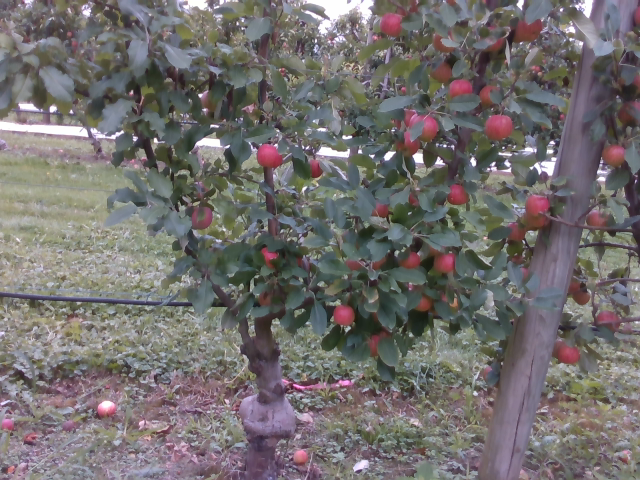
#> input picture Data/R01N09_Summer_RGB-12-42-7.png, 640 x 480 px
$ python -i 30_compare_matching_methods.py   (imports and definitions only)
#> lines starting #> are read from the running program, lines starting #| are printed output that depends on the picture; after the words box and inside, x2 and y2 are one past the last pixel; in counts of white or black regions, pixels touching at a corner belong together
"""30_compare_matching_methods.py — MMA3001 controlled summer/winter matching.

Run from project root: python code/30_compare_matching_methods.py
Requires numpy, pandas, scipy, Pillow, matplotlib.
No manual mask, prior script output, or precomputed CSV is required.

All compared methods use identical identities/gallery. Set GALLERY_SIZE to 113
for comparability with earlier experiments; the *identities may differ*.
Geometric features from a thresholded component are EXPLORATORY: prior
visual validation demonstrated poor segmentation usability.
"""
from pathlib import Path
from time import perf_counter
import re
import csv
import numpy as np
import pandas as pd
from PIL import Image
from scipy.ndimage import label, binary_closing, binary_opening
from scipy.ndimage import generate_binary_structure
import matplotlib
# [1 line not run here, left out]
import matplotlib.pyplot as plt

PROJECT = Path(__file__).resolve().parent.parent
OUTPUT = PROJECT / 'results' / 'matching_comparison'
GALLERY_SIZE = 113
RANDOM_SEED = 2026
THRESHOLD = 80
# Match both seasons with the SAME geometry extraction algorithm.
# Do not use Summer_GT: it would create an asymmetric, unfair comparison.


# [21 lines left out: function discover, not called in this run]


def image_array(path):
    return np.asarray(Image.open(path).convert('L'), dtype=np.float64)


# [5 lines left out: function cell_features, not called in this run]


def global_features(img):
    return np.asarray(cell_features(img), float)


# [4 lines left out: function spatial_features, not called in this run]


def geometry_features(img):
    """Coarse, symmetric geometric shape descriptors.

    No assumption that the selected foreground is a correctly isolated tree.
    These are exploratory image-shape features, NOT verified branch measures.
    """
    binary = img >= THRESHOLD
    binary = binary_opening(binary, iterations=1)
    binary = binary_closing(binary, iterations=2)
    lab, count = label(binary, structure=generate_binary_structure(2, 2))
    h, w = img.shape
    if count == 0:
        return np.full(8, np.nan)
    # Select component with greatest vertical extent, preferring centre;
    # penalty for huge horizontal ground-like components.
    best, best_score = None, -np.inf
    for k in range(1, count + 1):
        yy, xx = np.where(lab == k)
        if len(xx) < 100:
            continue
        span_y = yy.max()-yy.min()+1
        span_x = xx.max()-xx.min()+1
        centre = np.median(xx)
        score = 2*span_y/h - span_x/w - abs(centre-w/2)/w
        if score > best_score:
            best, best_score = (yy, xx), score
    if best is None:
        return np.full(8, np.nan)
    yy, xx = best
    y_min, y_max = yy.min(), yy.max()
    height = max(1, y_max-y_min)
    widths, offsets = [], []
    for frac in (0.25, 0.50, 0.75):
        row = y_min + int(round(height*frac))
        # use short vertical window to reduce single-row noise
        present = xx[np.abs(yy - row) <= 2]
        if len(present) < 2:
            widths.append(np.nan)
            offsets.append(np.nan)
        else:
            widths.append(float((present.max()-present.min()+1)/w))
            offsets.append(float(((present.max()+present.min())/2 - w/2)/w))
    if not np.all(np.isfinite(widths + offsets)):
        return np.full(8, np.nan)
    # Normalise by image dimensions, not per-tree labels or oracle masks
    return np.asarray([
        widths[0], widths[1], widths[2],
        offsets[0], offsets[1], offsets[2],
        float(height/h), float(len(xx)/(h*w))
    ])


METHODS = {'global': global_features, 'spatial_3x3': spatial_features,
           'geometry_exploratory': geometry_features}


# [103 lines left out: functions compare, main, not called in this run]


# [2 lines not run here, left out]

>>> import cv2
>>> picture = cv2.imread('../Data/R01N09_Summer_RGB-12-42-7.png', cv2.IMREAD_GRAYSCALE)
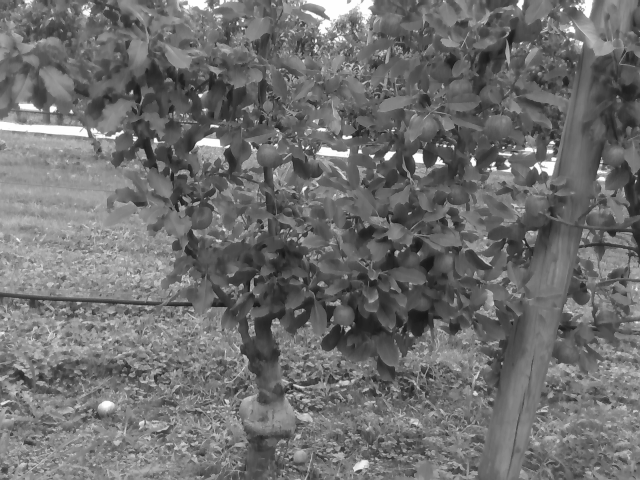
#> picture: shape (480, 640); min 20, max 254, mean 111
>>> result = geometry_features(picture)
#> in geometry_features, `binary = img >= THRESHOLD`:
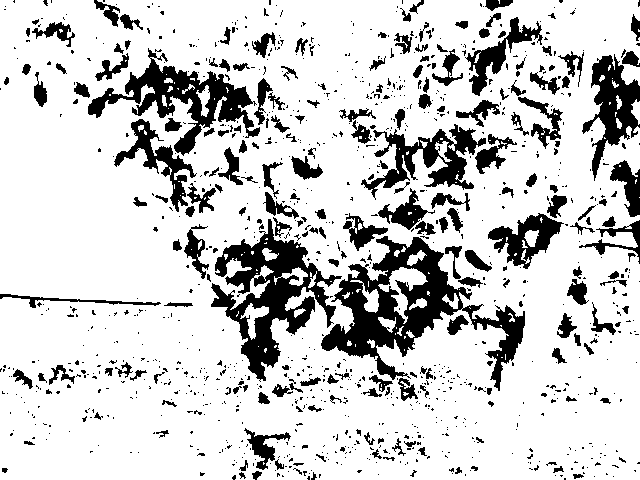
#> binary: shape (480, 640) bool; 80.5% white; 1097 black regions (886 under 20 px), largest, box (x1, y1, x2, y2) and area: (321, 236, 525, 391) 9684, (211, 219, 342, 382) 7395, (88, 48, 260, 156) 5109
#> in geometry_features, `binary = binary_opening(binary, iterations=1)`:
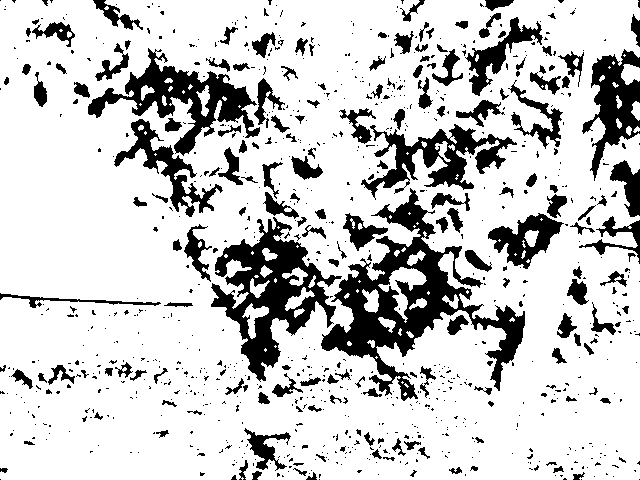
#> binary: shape (480, 640) bool; 79.5% white; 892 black regions (706 under 20 px), largest, box (x1, y1, x2, y2) and area: (321, 188, 525, 401) 11889, (211, 217, 342, 382) 7821, (88, 48, 260, 156) 5400
#> in geometry_features, `binary = binary_closing(binary, iterations=2)`:
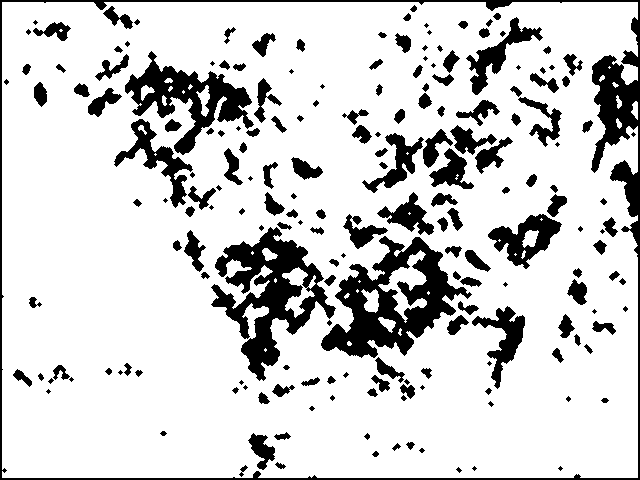
#> binary: shape (480, 640) bool; 81.9% white; 195 black regions (50 under 20 px), largest, box (x1, y1, x2, y2) and area: (0, 0, 640, 480) 8803, (321, 236, 472, 358) 7727, (211, 227, 336, 381) 7231
#> in geometry_features, `lab, count = label(binary, structure=generate_binary_structure(2, 2))`:
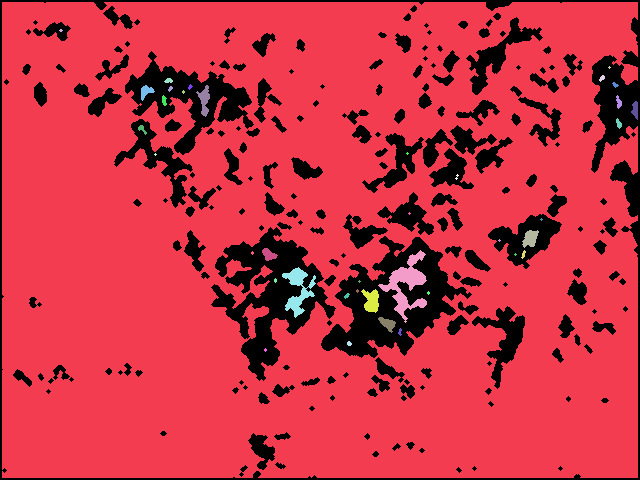
#> lab: shape (480, 640) int32; 40 distinct labels, from 0 to 39; one colour per label, 0 black
#> in geometry_features, `lab, count = label(binary, structure=generate_binary_structure(2, 2))`: count = 39
#> the loop in geometry_features, `for k in range(1, count + 1):` made 39 passes
#> (span_y, span_x, centre, score, best, best_score) on pass 1: (476, 636, 307, 0.969, 247964 positions, rows 2 to 477, columns 2 to 637, 0.969)
#> (yy, xx) on passes 2, 3, 11, 17, 18, 19: ([29, 29, 30, 30, 30, 30, 31, 31], [60, 61, 59, 60, 61, 62, 60, 61]), ([66, 67, 67, 67, 68], [609, 608, 609, 610, 609]), ([90, 91, 91, 91, 92, 92, 92, 93], [183, 182, 183, 184, 182, 183, 184, 183]), ([152, 153, 153, 153, 154], [407, 406, 407, 408, 407]), ([153, 154, 154, 154, 155], [155, 154, 155, 156, 155]), ([174, 175, 175, 175, 176, 177, 178, 178, 178, 179], [457, 456, 457, 458, 457, 456, 455, 456, 457, 456])
#> after the loop in geometry_features, `for k in range(1, count + 1):`: best_score = 0.969
#> in geometry_features, `y_min, y_max = yy.min(), yy.max()`: y_min = 2; y_max = 477
#> in geometry_features, `height = max(1, y_max-y_min)`: height = 475
#> the loop in geometry_features, `for frac in (0.25, 0.50, 0.75):` made 3 passes
#> row on passes 1 to 3: 121, 240, 358
#> after the loop in geometry_features, `for frac in (0.25, 0.50, 0.75):`: offsets = [-0.0281, -0.00234, -0.000781]; widths = [0.939, 0.991, 0.994]
#> result = [0.939, 0.991, 0.994, -0.0281, -0.00234, -0.000781, 0.99, 0.807]

$ run again, on Data/R02N05_Winter_RGB-11-30-35.png
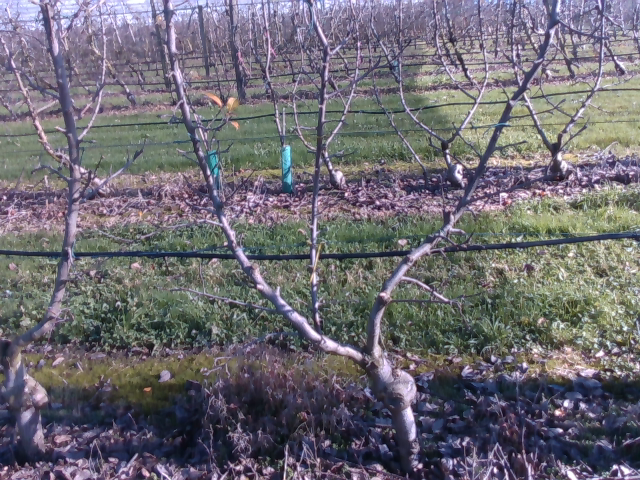
#> input picture Data/R02N05_Winter_RGB-11-30-35.png, 640 x 480 px
#> in geometry_features, `binary = img >= THRESHOLD`:
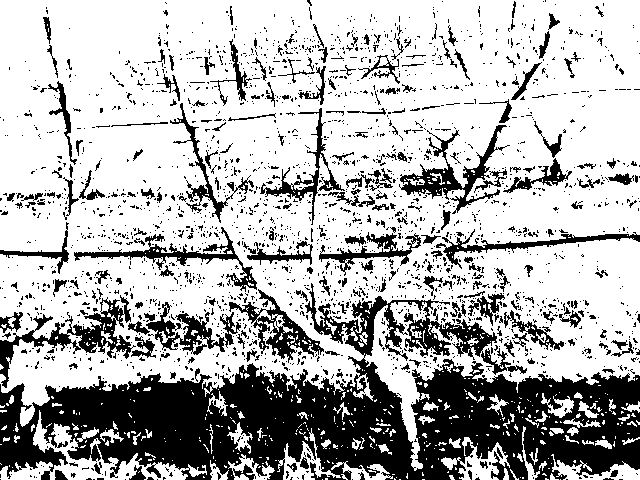
#> binary: shape (480, 640) bool; 70.6% white; 2284 black regions (2056 under 20 px), largest, box (x1, y1, x2, y2) and area: (0, 283, 640, 480) 53365, (0, 295, 136, 388) 2691, (399, 125, 510, 214) 2155
#> in geometry_features, `lab, count = label(binary, structure=generate_binary_structure(2, 2))`:
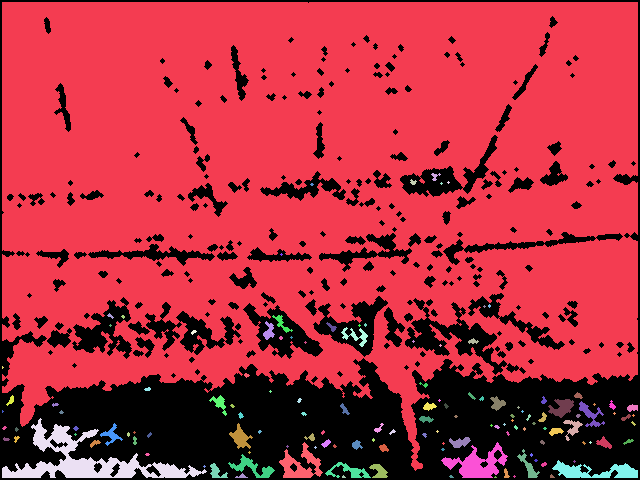
#> lab: shape (480, 640) int32; 135 distinct labels, from 0 to 134; one colour per label, 0 black
#> count = 134
#> the loop in geometry_features, `for k in range(1, count + 1):` made 134 passes
#> (span_y, span_x, centre, score, best, best_score) on pass 1: (469, 636, 315, 0.953, 212950 positions, rows 2 to 470, columns 2 to 637, 0.953)
#> after the loop in geometry_features, `for k in range(1, count + 1):`: best_score = 0.953
#> y_min = 2; y_max = 470
#> height = 468
#> the loop in geometry_features, `for frac in (0.25, 0.50, 0.75):` made 3 passes
#> row on passes 1 to 3: 119, 236, 353
#> after the loop in geometry_features, `for frac in (0.25, 0.50, 0.75):`: offsets = [-0.000781, -0.000781, 0.00781]; widths = [0.994, 0.994, 0.977]
#> result = [0.994, 0.994, 0.977, -0.000781, -0.000781, 0.00781, 0.975, 0.693]

$ run again, on Data/R02N10_Summer_RGB-12-50-29.png
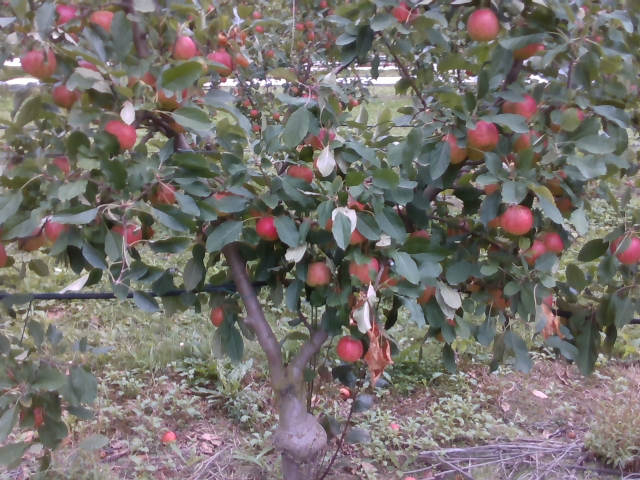
#> input picture Data/R02N10_Summer_RGB-12-50-29.png, 640 x 480 px
#> in geometry_features, `binary = img >= THRESHOLD`:
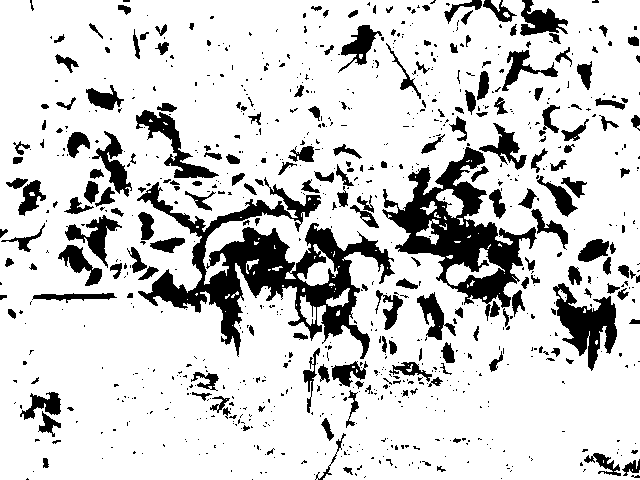
#> binary: shape (480, 640) bool; 81.8% white; 866 black regions (659 under 20 px), largest, box (x1, y1, x2, y2) and area: (137, 177, 395, 359) 13401, (382, 147, 537, 321) 8633, (553, 283, 617, 371) 2552
#> in geometry_features, `lab, count = label(binary, structure=generate_binary_structure(2, 2))`:
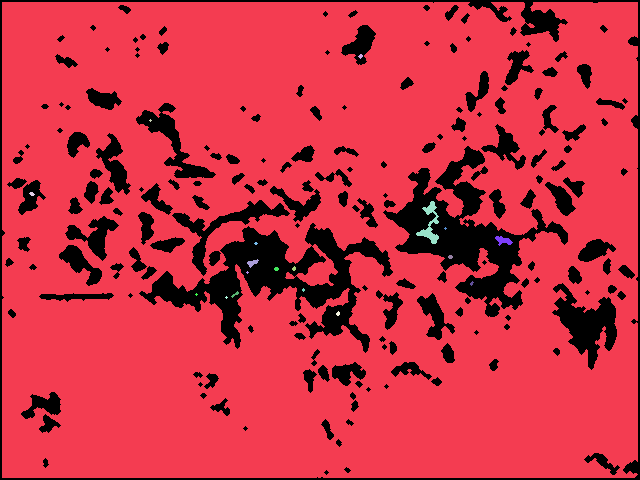
#> lab: shape (480, 640) int32; 20 distinct labels, from 0 to 19; one colour per label, 0 black
#> count = 19
#> the loop in geometry_features, `for k in range(1, count + 1):` made 19 passes
#> (span_y, span_x, centre, score, best, best_score) on pass 1: (476, 636, 310, 0.974, 253506 positions, rows 2 to 477, columns 2 to 637, 0.974)
#> after the loop in geometry_features, `for k in range(1, count + 1):`: best_score = 0.974
#> y_min = 2; y_max = 477
#> height = 475
#> the loop in geometry_features, `for frac in (0.25, 0.50, 0.75):` made 3 passes
#> row on passes 1 to 3: 121, 240, 358
#> after the loop in geometry_features, `for frac in (0.25, 0.50, 0.75):`: offsets = [-0.00469, -0.000781, -0.000781]; widths = [0.986, 0.994, 0.994]
#> result = [0.986, 0.994, 0.994, -0.00469, -0.000781, -0.000781, 0.99, 0.825]
